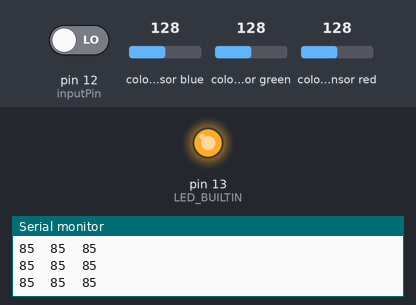
A sketch run on a simulated Arduino Uno, built with avr-gcc and run on an emulated ATmega328P. On the bench: output pins drawn as LEDs (lit = HIGH), the last lines printed to the serial monitor. Wiring (inferred from the names in the program): TCS34725 colour sensor at I2C address 0x29. The test bench sets the inputs (shaded band); at power-on: pin 12 (inputPin) LOW, colour sensor blue 128, colour sensor green 128, colour sensor red 128.

Above: at 1.2 s.
1.3 s: pin 12 (inputPin) driven HIGH
At 2.9 s:
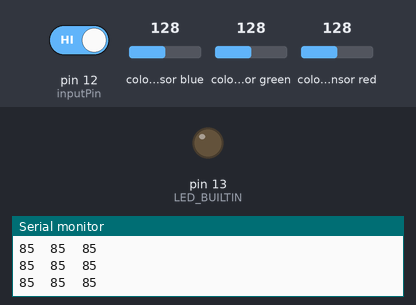
3.2 s: pin 12 (inputPin) driven LOW
At 4.1 s:
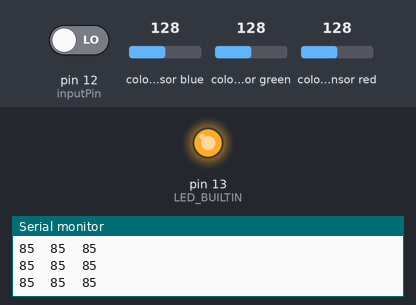
Timing chart, 0 to 6.2 s (numbered marks = the images above; inputs shaded):
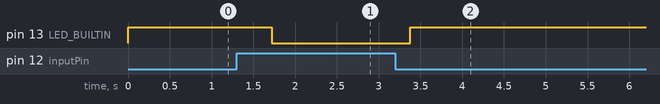

Measured:
- after the input at 1.3 s, pin 13 (LED_BUILTIN): HIGH → LOW after 0.42 s
- after the input at 3.2 s, pin 13 (LED_BUILTIN): LOW → HIGH after 0.18 s

The sketch:

HW3.ino
```cpp
#include <DFRobot_TCS34725.h>

DFRobot_TCS34725 tcs = DFRobot_TCS34725(&Wire, TCS34725_ADDRESS,TCS34725_INTEGRATIONTIME_50MS, TCS34725_GAIN_1X);
int MAX_CHANNEL_VALUE=500;

int inputPin = 12;
void setup()
{
  //initizalize builtin pin
  pinMode(LED_BUILTIN, OUTPUT);
  pinMode(inputPin, INPUT);     // declare pushbutton as input

  bool builtin_led = HIGH;

  Serial.begin(115200);
  //Serial.println("Color View Test!");

  digitalWrite(LED_BUILTIN, builtin_led);


  while(!tcs.begin())
  {
    if(builtin_led ==HIGH){
      builtin_led=LOW;
    }
    else{
      builtin_led=HIGH;

    }
    digitalWrite(LED_BUILTIN, builtin_led);

    Serial.println("No TCS34725 found ... check your connections");
    delay(1000);
  }
}

  //Il codice funziona seguendo il grafico in
  //https://wiki.dfrobot.com/TCS34725_I2C_Color_Sensor_For_Arduino_SKU__SEN0212

void loop() {
  //tcs.setGain(TCS34725_GAIN_1X);
  //parte del bottone
  int val = digitalRead(inputPin);  // read input value

  uint16_t clear, red, green, blue;
  tcs.getRGBC(&red, &green, &blue, &clear);
  // turn off LED
  tcs.lock();

  /*
  Serial.print("C:\t"); Serial.print(clear);
  Serial.print("\tR:\t"); Serial.print(red);
  Serial.print("\tG:\t"); Serial.print(green);
  Serial.print("\tB:\t"); Serial.print(blue);
  Serial.println("\t");
  */


  uint32_t sum = clear;
  float r, g, b;
 /*
  //V1, codice trovato sul sito
  // Figure out some basic hex code for visualization
  r = red; r /= sum;
  g = green; g /= sum;
  b = blue; b /= sum;
  r *= 256; g *= 256; b *= 256;
 */
  //V2, codice di Fra
  float rat;
  r = red; g = green; b = blue; sum = r+g+b;
  /*
  if(sum > MAX_CHANNEL_VALUE*3){
    sum = MAX_CHANNEL_VALUE*3;
  }
*/
  //rat=sum/MAX_CHANNEL_VALUE*3;
  r /= sum; g /= sum; b /= sum;

  r *= 255; g *= 255; b *= 255;

  //stampiamo il valore del bottone
  if (val == HIGH) {            // check if the input is HIGH
    digitalWrite(LED_BUILTIN, LOW);  // turn LED OFF
    //Serial.print('T');
  } else {
    digitalWrite(LED_BUILTIN, HIGH); // turn LED ON
    //Serial.print('F');
  }


  //in questo caso stampiamo il valore in HEX del colore
  //Serial.print("R:");
  Serial.print((int)r);
  Serial.print('\t');
  //Serial.print("G:");
  Serial.print((int)g);
  Serial.print('\t');
  //Serial:.print("B:");
  Serial.print((int)b);
  Serial.print('\t');
  Serial.print('\n');

  //prova -> usare i valori raw presi da get RGBC
  //Serial.println("USIAMO I VALORI COMPLETI");
  //Serial.print((int)red,HEX); Serial.print((int)green, HEX); Serial.print((int)blue, HEX);
  //Serial.print('\n');

  delay(500);

}
```
